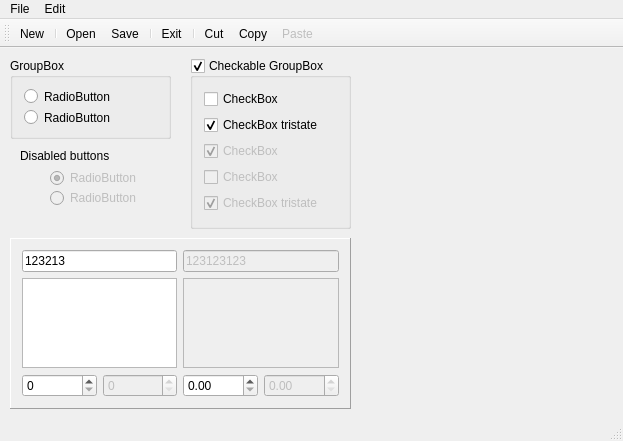
<ui version="4.0" >
 <class>testClass</class>
 <widget class="QMainWindow" name="testClass" >
  <property name="geometry" >
   <rect>
    <x>0</x>
    <y>0</y>
    <width>623</width>
    <height>441</height>
   </rect>
  </property>
  <property name="windowTitle" >
   <string>test</string>
  </property>
  <widget class="QWidget" name="centralWidget" >
   <widget class="QGroupBox" name="groupBox" >
    <property name="geometry" >
     <rect>
      <x>10</x>
      <y>10</y>
      <width>161</width>
      <height>81</height>
     </rect>
    </property>
    <property name="title" >
     <string>GroupBox</string>
    </property>
    <layout class="QVBoxLayout" >
     <item>
      <widget class="QRadioButton" name="radioButton" >
       <property name="text" >
        <string>RadioButton</string>
       </property>
       <property name="checked" >
        <bool>false</bool>
       </property>
      </widget>
     </item>
     <item>
      <widget class="QRadioButton" name="radioButton_2" >
       <property name="text" >
        <string>RadioButton</string>
       </property>
      </widget>
     </item>
    </layout>
   </widget>
   <widget class="QGroupBox" name="groupBox_2" >
    <property name="geometry" >
     <rect>
      <x>190</x>
      <y>10</y>
      <width>161</width>
      <height>171</height>
     </rect>
    </property>
    <property name="title" >
     <string>Checkable GroupBox</string>
    </property>
    <property name="checkable" >
     <bool>true</bool>
    </property>
    <layout class="QVBoxLayout" >
     <item>
      <widget class="QCheckBox" name="checkBox" >
       <property name="text" >
        <string>CheckBox</string>
       </property>
      </widget>
     </item>
     <item>
      <widget class="QCheckBox" name="checkBox_3" >
       <property name="text" >
        <string>CheckBox tristate</string>
       </property>
       <property name="checked" >
        <bool>true</bool>
       </property>
       <property name="tristate" >
        <bool>true</bool>
       </property>
      </widget>
     </item>
     <item>
      <widget class="QCheckBox" name="checkBox_2" >
       <property name="enabled" >
        <bool>false</bool>
       </property>
       <property name="text" >
        <string>CheckBox</string>
       </property>
       <property name="checked" >
        <bool>true</bool>
       </property>
      </widget>
     </item>
     <item>
      <widget class="QCheckBox" name="checkBox_4" >
       <property name="enabled" >
        <bool>false</bool>
       </property>
       <property name="text" >
        <string>CheckBox</string>
       </property>
      </widget>
     </item>
     <item>
      <widget class="QCheckBox" name="checkBox_5" >
       <property name="enabled" >
        <bool>false</bool>
       </property>
       <property name="text" >
        <string>CheckBox tristate</string>
       </property>
       <property name="checked" >
        <bool>true</bool>
       </property>
       <property name="tristate" >
        <bool>true</bool>
       </property>
      </widget>
     </item>
    </layout>
   </widget>
   <widget class="QRadioButton" name="radioButton_3" >
    <property name="enabled" >
     <bool>false</bool>
    </property>
    <property name="geometry" >
     <rect>
      <x>50</x>
      <y>120</y>
      <width>111</width>
      <height>20</height>
     </rect>
    </property>
    <property name="text" >
     <string>RadioButton</string>
    </property>
    <property name="checked" >
     <bool>true</bool>
    </property>
   </widget>
   <widget class="QRadioButton" name="radioButton_4" >
    <property name="enabled" >
     <bool>false</bool>
    </property>
    <property name="geometry" >
     <rect>
      <x>50</x>
      <y>140</y>
      <width>111</width>
      <height>20</height>
     </rect>
    </property>
    <property name="text" >
     <string>RadioButton</string>
    </property>
   </widget>
   <widget class="QLabel" name="label" >
    <property name="geometry" >
     <rect>
      <x>20</x>
      <y>100</y>
      <width>101</width>
      <height>16</height>
     </rect>
    </property>
    <property name="text" >
     <string>Disabled buttons</string>
    </property>
   </widget>
   <widget class="QFrame" name="frame" >
    <property name="geometry" >
     <rect>
      <x>10</x>
      <y>190</y>
      <width>341</width>
      <height>171</height>
     </rect>
    </property>
    <property name="frameShape" >
     <enum>QFrame::Panel</enum>
    </property>
    <property name="frameShadow" >
     <enum>QFrame::Raised</enum>
    </property>
    <layout class="QGridLayout" >
     <item row="0" column="0" colspan="2" >
      <widget class="QLineEdit" name="lineEdit" >
       <property name="text" >
        <string>123213</string>
       </property>
      </widget>
     </item>
     <item row="0" column="2" colspan="2" >
      <widget class="QLineEdit" name="lineEdit_2" >
       <property name="enabled" >
        <bool>false</bool>
       </property>
       <property name="text" >
        <string>123123123</string>
       </property>
      </widget>
     </item>
     <item row="1" column="0" colspan="2" >
      <widget class="QTextEdit" name="textEdit" />
     </item>
     <item row="1" column="2" colspan="2" >
      <widget class="QTextEdit" name="textEdit_2" >
       <property name="enabled" >
        <bool>false</bool>
       </property>
      </widget>
     </item>
     <item row="2" column="0" >
      <widget class="QSpinBox" name="spinBox" />
     </item>
     <item row="2" column="1" >
      <widget class="QSpinBox" name="spinBox_2" >
       <property name="enabled" >
        <bool>false</bool>
       </property>
      </widget>
     </item>
     <item row="2" column="2" >
      <widget class="QDoubleSpinBox" name="doubleSpinBox" />
     </item>
     <item row="2" column="3" >
      <widget class="QDoubleSpinBox" name="doubleSpinBox_2" >
       <property name="enabled" >
        <bool>false</bool>
       </property>
      </widget>
     </item>
    </layout>
   </widget>
  </widget>
  <widget class="QMenuBar" name="menuBar" >
   <property name="geometry" >
    <rect>
     <x>0</x>
     <y>0</y>
     <width>623</width>
     <height>21</height>
    </rect>
   </property>
   <widget class="QMenu" name="menuFile" >
    <property name="title" >
     <string>File</string>
    </property>
    <addaction name="actionNew" />
    <addaction name="actionOpen" />
    <addaction name="actionSave" />
    <addaction name="separator" />
    <addaction name="actionPrint" />
    <addaction name="actionExport" />
    <addaction name="separator" />
    <addaction name="actionClose" />
    <addaction name="separator" />
    <addaction name="actionExit" />
   </widget>
   <widget class="QMenu" name="menuEdit" >
    <property name="title" >
     <string>Edit</string>
    </property>
    <addaction name="actionCut" />
    <addaction name="actionCopy" />
    <addaction name="actionPaste" />
   </widget>
   <addaction name="menuFile" />
   <addaction name="menuEdit" />
  </widget>
  <widget class="QToolBar" name="mainToolBar" >
   <property name="orientation" >
    <enum>Qt::Horizontal</enum>
   </property>
   <attribute name="toolBarArea" >
    <enum>TopToolBarArea</enum>
   </attribute>
   <attribute name="toolBarBreak" >
    <bool>false</bool>
   </attribute>
   <addaction name="actionNew" />
   <addaction name="separator" />
   <addaction name="actionOpen" />
   <addaction name="actionSave" />
   <addaction name="separator" />
   <addaction name="actionExit" />
   <addaction name="separator" />
   <addaction name="actionCut" />
   <addaction name="actionCopy" />
   <addaction name="actionPaste" />
  </widget>
  <widget class="QStatusBar" name="statusBar" />
  <action name="actionOpen" >
   <property name="icon" >
    <iconset resource="test.qrc" >:/images/open.png</iconset>
   </property>
   <property name="text" >
    <string>Open</string>
   </property>
  </action>
  <action name="actionClose" >
   <property name="checkable" >
    <bool>true</bool>
   </property>
   <property name="text" >
    <string>Close</string>
   </property>
  </action>
  <action name="actionExit" >
   <property name="text" >
    <string>Exit</string>
   </property>
  </action>
  <action name="actionNew" >
   <property name="icon" >
    <iconset resource="test.qrc" >:/images/new.png</iconset>
   </property>
   <property name="text" >
    <string>New</string>
   </property>
  </action>
  <action name="actionSave" >
   <property name="checkable" >
    <bool>true</bool>
   </property>
   <property name="icon" >
    <iconset resource="test.qrc" >:/images/save.png</iconset>
   </property>
   <property name="text" >
    <string>Save</string>
   </property>
  </action>
  <action name="actionCopy" >
   <property name="icon" >
    <iconset resource="test.qrc" >:/images/copy.png</iconset>
   </property>
   <property name="text" >
    <string>Copy</string>
   </property>
  </action>
  <action name="actionCut" >
   <property name="icon" >
    <iconset resource="test.qrc" >:/images/cut.png</iconset>
   </property>
   <property name="text" >
    <string>Cut</string>
   </property>
  </action>
  <action name="actionPaste" >
   <property name="enabled" >
    <bool>false</bool>
   </property>
   <property name="icon" >
    <iconset resource="test.qrc" >:/images/paste.png</iconset>
   </property>
   <property name="text" >
    <string>Paste</string>
   </property>
  </action>
  <action name="actionExport" >
   <property name="text" >
    <string>Export</string>
   </property>
  </action>
  <action name="actionPrint" >
   <property name="checkable" >
    <bool>true</bool>
   </property>
   <property name="checked" >
    <bool>true</bool>
   </property>
   <property name="enabled" >
    <bool>false</bool>
   </property>
   <property name="text" >
    <string>Print</string>
   </property>
  </action>
 </widget>
 <layoutdefault spacing="6" margin="11" />
 <resources>
  <include location="test.qrc" />
  <include location="style.qrc" />
 </resources>
 <connections/>
</ui>
